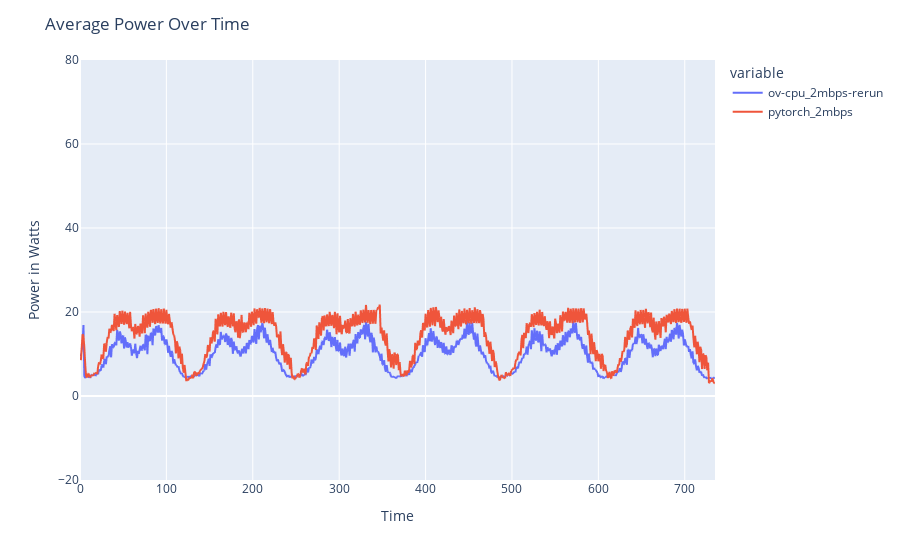
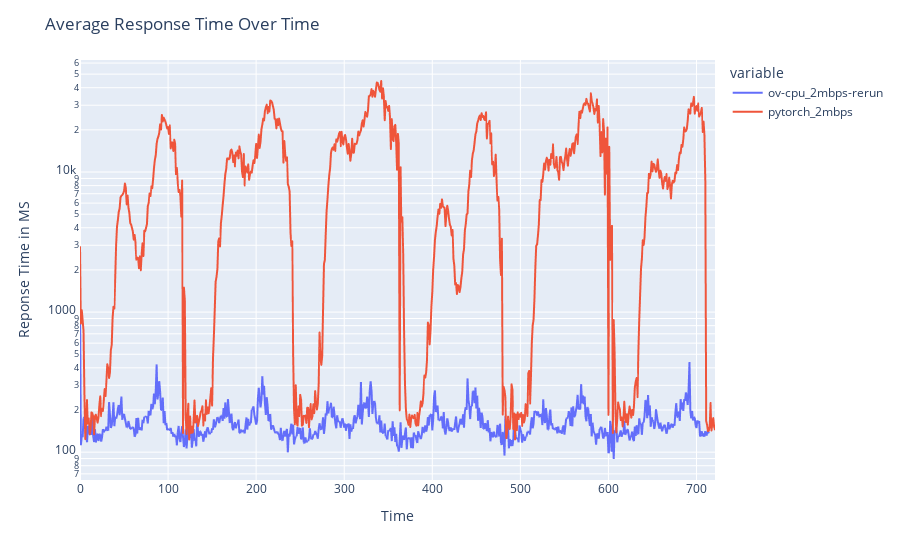

Here is the notebook cell these charts were saved with, in order:
### Code cell
#plot the graphs
import plotly.express as px
from matplotlib import pyplot as plt

power_df = pd.DataFrame.from_dict(total_power)
fig = px.line(power_df)
fig.update_layout(title='Average Power Over Time', xaxis_title='Time', yaxis_title='Power in Watts',
                  yaxis_range=[-20,80])
fig.show()

queue_df = pd.DataFrame.from_dict(response_time)
fig = px.line(queue_df, x=queue_df.index, y=queue_df.columns)
fig.update_layout(title='Average Response Time Over Time', xaxis_title='Time', yaxis_title='Reponse Time in MS', yaxis_type='log')
fig.show()

### Figure 1 — Plotly figure (JSON) as saved in the notebook; plotly's stock layout.template omitted (floating-point values rounded to 4 significant figures; data arrays with more than 128 entries replaced by an {"elided": "..."} marker saying what was removed)
{"data": [{"hovertemplate": "variable=ov-cpu_2mbps-rerun<br>index=%{x}<br>value=%{y}<extra></extra>", "legendgroup": "ov-cpu_2mbps-rerun", "line": {"color": "#636efa", "dash": "solid"}, "marker": {"symbol": "circle"}, "mode": "lines", "name": "ov-cpu_2mbps-rerun", "showlegend": true, "x": {"elided": "736 int values"}, "xaxis": "x", "y": {"elided": "736 float values"}, "yaxis": "y", "type": "scattergl"}, {"hovertemplate": "variable=pytorch_2mbps<br>index=%{x}<br>value=%{y}<extra></extra>", "legendgroup": "pytorch_2mbps", "line": {"color": "#EF553B", "dash": "solid"}, "marker": {"symbol": "circle"}, "mode": "lines", "name": "pytorch_2mbps", "showlegend": true, "x": {"elided": "736 int values"}, "xaxis": "x", "y": {"elided": "736 float values"}, "yaxis": "y", "type": "scattergl"}], "layout": {"xaxis": {"anchor": "y", "domain": [0.0, 1.0], "title": {"text": "Time"}}, "yaxis": {"anchor": "x", "domain": [0.0, 1.0], "title": {"text": "Power in Watts"}, "range": [-20, 80]}, "legend": {"title": {"text": "variable"}, "tracegroupgap": 0}, "margin": {"t": 60}, "title": {"text": "Average Power Over Time"}}}

### Figure 2 — Plotly figure (JSON) as saved in the notebook; plotly's stock layout.template omitted (floating-point values rounded to 4 significant figures; data arrays with more than 128 entries replaced by an {"elided": "..."} marker saying what was removed)
{"data": [{"hovertemplate": "variable=ov-cpu_2mbps-rerun<br>index=%{x}<br>value=%{y}<extra></extra>", "legendgroup": "ov-cpu_2mbps-rerun", "line": {"color": "#636efa", "dash": "solid"}, "marker": {"symbol": "circle"}, "mode": "lines", "name": "ov-cpu_2mbps-rerun", "showlegend": true, "x": {"elided": "722 int values"}, "xaxis": "x", "y": {"elided": "722 float values"}, "yaxis": "y", "type": "scattergl"}, {"hovertemplate": "variable=pytorch_2mbps<br>index=%{x}<br>value=%{y}<extra></extra>", "legendgroup": "pytorch_2mbps", "line": {"color": "#EF553B", "dash": "solid"}, "marker": {"symbol": "circle"}, "mode": "lines", "name": "pytorch_2mbps", "showlegend": true, "x": {"elided": "722 int values"}, "xaxis": "x", "y": {"elided": "722 float values"}, "yaxis": "y", "type": "scattergl"}], "layout": {"xaxis": {"anchor": "y", "domain": [0.0, 1.0], "title": {"text": "Time"}}, "yaxis": {"anchor": "x", "domain": [0.0, 1.0], "title": {"text": "Reponse Time in MS"}, "type": "log"}, "legend": {"title": {"text": "variable"}, "tracegroupgap": 0}, "margin": {"t": 60}, "title": {"text": "Average Response Time Over Time"}}}
